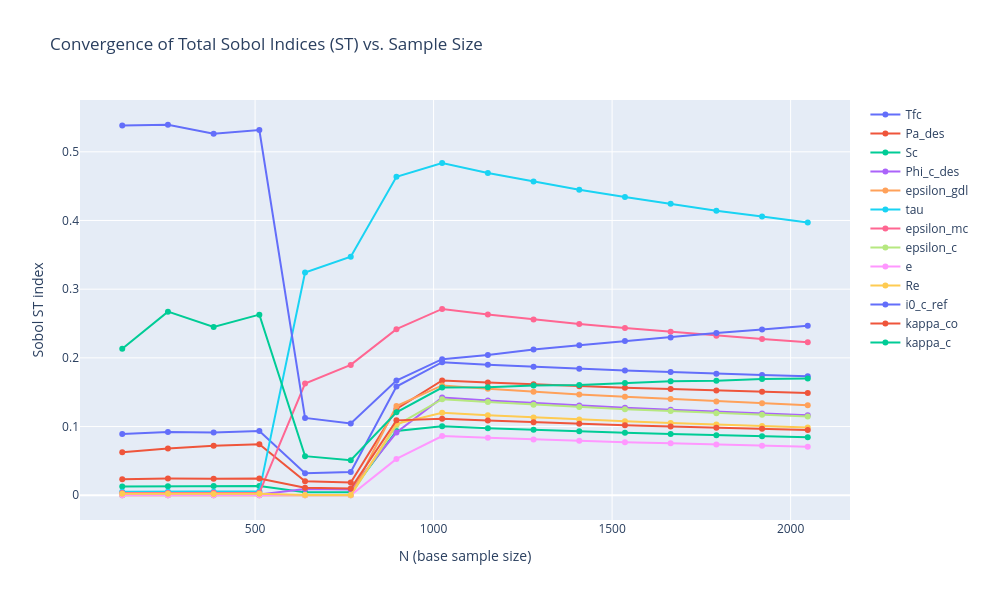

Notebook cell for this chart:
### Code cell
import plotly.graph_objects as go

fig = go.Figure()

for name in problem['names']:
    fig.add_trace(go.Scatter(
        x=n_effective,
        y=st_convergence[name],
        mode='lines+markers',
        name=name
    ))

fig.update_layout(
    title='Convergence of Total Sobol Indices (ST) vs. Sample Size',
    xaxis_title='N (base sample size)',
    yaxis_title='Sobol ST index',
    hovermode='x unified',
    legend=dict(
        orientation='v',
        x=1.02,
        y=1,
        xanchor='left',
        yanchor='top'
    ),
    width=1000,
    height=600,
    margin=dict(r=150)
)

fig.show()
